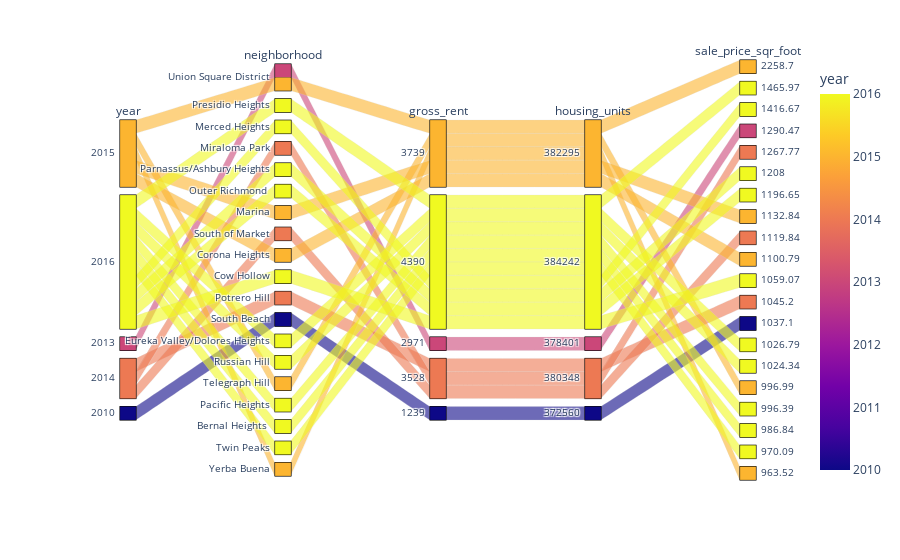

The notebook cell saved with this chart:
### Markdown cell above
### Create a parallel coordinates plot and parallel categories plot of most expensive neighborhoods in San Francisco per year

### Code cell
# Parallel Categories Plot
# YOUR CODE HERE!
px.parallel_categories(sfo_sale_expense, color="year")

### Figure 1 — Plotly figure (JSON) as saved in the notebook; plotly's stock layout.template omitted (floating-point values rounded to 4 significant figures)
{"data": [{"dimensions": [{"label": "year", "values": [2015, 2016, 2016, 2013, 2014, 2016, 2016, 2015, 2014, 2015, 2016, 2014, 2010, 2016, 2016, 2015, 2016, 2016, 2016, 2015]}, {"label": "neighborhood", "values": ["Union Square District", "Presidio Heights", "Merced Heights", "Union Square District", "Miraloma Park", "Parnassus/Ashbury Heights", "Outer Richmond ", "Marina", "South of Market", "Corona Heights", "Cow Hollow", "Potrero Hill", "South Beach", "Eureka Valley/Dolores Heights", "Russian Hill", "Telegraph Hill", "Pacific Heights", "Bernal Heights ", "Twin Peaks", "Yerba Buena"]}, {"label": "gross_rent", "values": [3739, 4390, 4390, 2971, 3528, 4390, 4390, 3739, 3528, 3739, 4390, 3528, 1239, 4390, 4390, 3739, 4390, 4390, 4390, 3739]}, {"label": "housing_units", "values": [382295, 384242, 384242, 378401, 380348, 384242, 384242, 382295, 380348, 382295, 384242, 380348, 372560, 384242, 384242, 382295, 384242, 384242, 384242, 382295]}, {"label": "sale_price_sqr_foot", "values": [2259.0, 1466.0, 1417.0, 1290.0, 1268.0, 1208, 1197.0, 1133.0, 1120.0, 1101.0, 1059.0, 1045.0, 1037.0, 1027.0, 1024.0, 997.0, 996.4, 986.8, 970.1, 963.5]}], "domain": {"x": [0, 1], "y": [0, 1]}, "line": {"color": [2015, 2016, 2016, 2013, 2014, 2016, 2016, 2015, 2014, 2015, 2016, 2014, 2010, 2016, 2016, 2015, 2016, 2016, 2016, 2015], "coloraxis": "coloraxis"}, "name": "", "type": "parcats"}], "layout": {"autosize": true, "coloraxis": {"colorbar": {"title": {"text": "year"}}, "colorscale": [[0, "#0d0887"], [0.1111, "#46039f"], [0.2222, "#7201a8"], [0.3333, "#9c179e"], [0.4444, "#bd3786"], [0.5556, "#d8576b"], [0.6667, "#ed7953"], [0.7778, "#fb9f3a"], [0.8889, "#fdca26"], [1, "#f0f921"]]}, "legend": {"tracegroupgap": 0}, "margin": {"t": 60}}}
